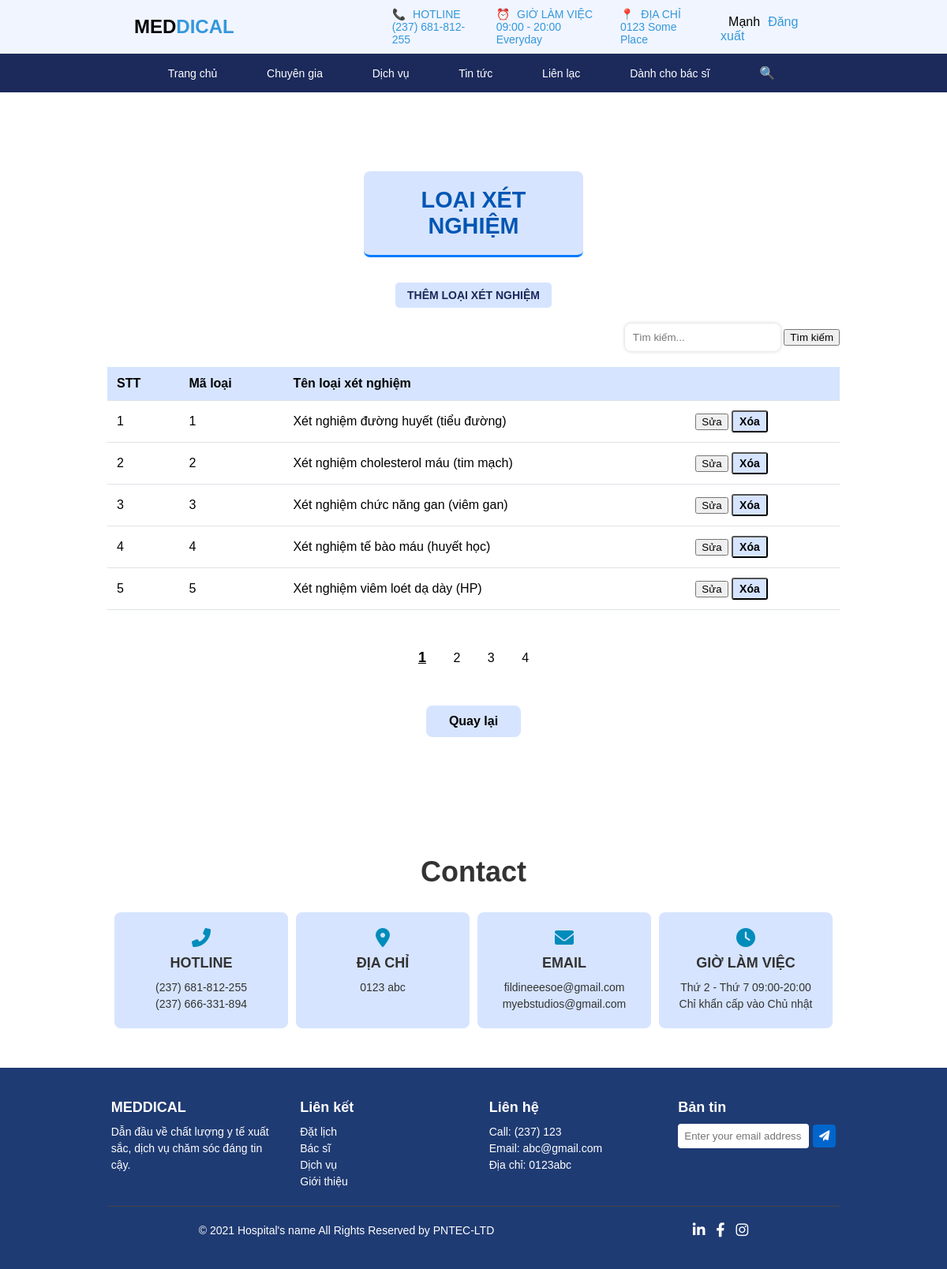
Screenshot of /php/HoSoBenhAn/loaiXetNghiem.php (signed in) with the database file from the repository.
### tables this page shows
CREATE TABLE `loaixetnghiem` (
  `maLoai` int(11) NOT NULL,
  `tenLoai` varchar(255) NOT NULL
);

### php/myclass/clsquanly.php (the view, shortened to what this page needs)
<?php
    class quanly extends hospital
    {
        public function  xemdsloaixetnghiem($sql,$inf_per_page,$current_page)
        {
            $link=$this->connectdb();
            $ketqua=mysqli_query($link,$sql);
            if(mysqli_num_rows($ketqua)>0)
            {
                echo '<table class="table table-hover">
                            <thead>
                            <tr>
                                <th>STT</th>
                                <th>Mã loại</th>
                                <th>Tên loại xét nghiệm</th>
                                <th></th>
                            </tr>
                            </thead>
                        <tbody>';
                $count=1 + ($current_page - 1) * $inf_per_page;
                while($row=mysqli_fetch_array($ketqua))
                {
                    $maLoai=$row['maLoai'];
                    $tenLoai=$row['tenLoai'];
                    echo'<tr>
                            <td class="pt-3">'.$count.'</td>
                            <td class="pt-3">'.$maLoai.'</td>
                            <td class="pt-3">'.$tenLoai.'</td>
                            <td align="center" valign="middle" class="text" align="right">
                                <form action="" method="post">
                                    <a href="suaLoaiXetNghiem.php?id_sua='.$maLoai.'"><input type="button" class="btn btn-primary btn-sm" value="Sửa""></a>
                                    <input type="hidden" name="idxoa_maLoai" value="'.$maLoai.'">
                                    <input id="nut_xoa" type="submit" name="nut" class="btn " value="Xóa">
                                </form>
                            </td>
                        </tr>';
                    $count++;
                }
                echo '</tbody>
                    </table>';
            }
            else {
                echo "Không có hồ sơ nào.";
            }
        }
    }
?>

### css/mau.css (style rules this page uses)
* { box-sizing: border-box; margin: 0px auto; font-family: Arial, sans-serif; }

### css/giaodienmc.css (style rules this page uses)
#formcstt, .table,#formlhk,#formhsba, #formlhk,#formpxn,#formtpxn,#formspxn,#formlxn { text-align: center; }
.table th { background-color: #D6E4FF; }
#nut_xoa { background-color: #D6E4FF; font-weight: bold; border-radius: 3px; padding: 4px 8px; font-size: 14px; }
table { width: 100%; border-collapse: collapse; margin: 1rem 0; }
th, td { padding: 0.75rem; text-align: left; border-bottom: 1px solid #dee2e6; }
th { background-color: #f8f9fa; font-weight: bold; }

### rows the page displays
loaixetnghiem: maLoai "1", tenLoai "Xét nghiệm đường huyết (tiểu đường)"
loaixetnghiem: maLoai "2", tenLoai "Xét nghiệm cholesterol máu (tim mạch)"
loaixetnghiem: maLoai "3", tenLoai "Xét nghiệm chức năng gan (viêm gan)"
loaixetnghiem: maLoai "4", tenLoai "Xét nghiệm tế bào máu (huyết học)"
loaixetnghiem: maLoai "5", tenLoai "Xét nghiệm viêm loét dạ dày (HP)"

### other values shown
$ten "Mạnh"
